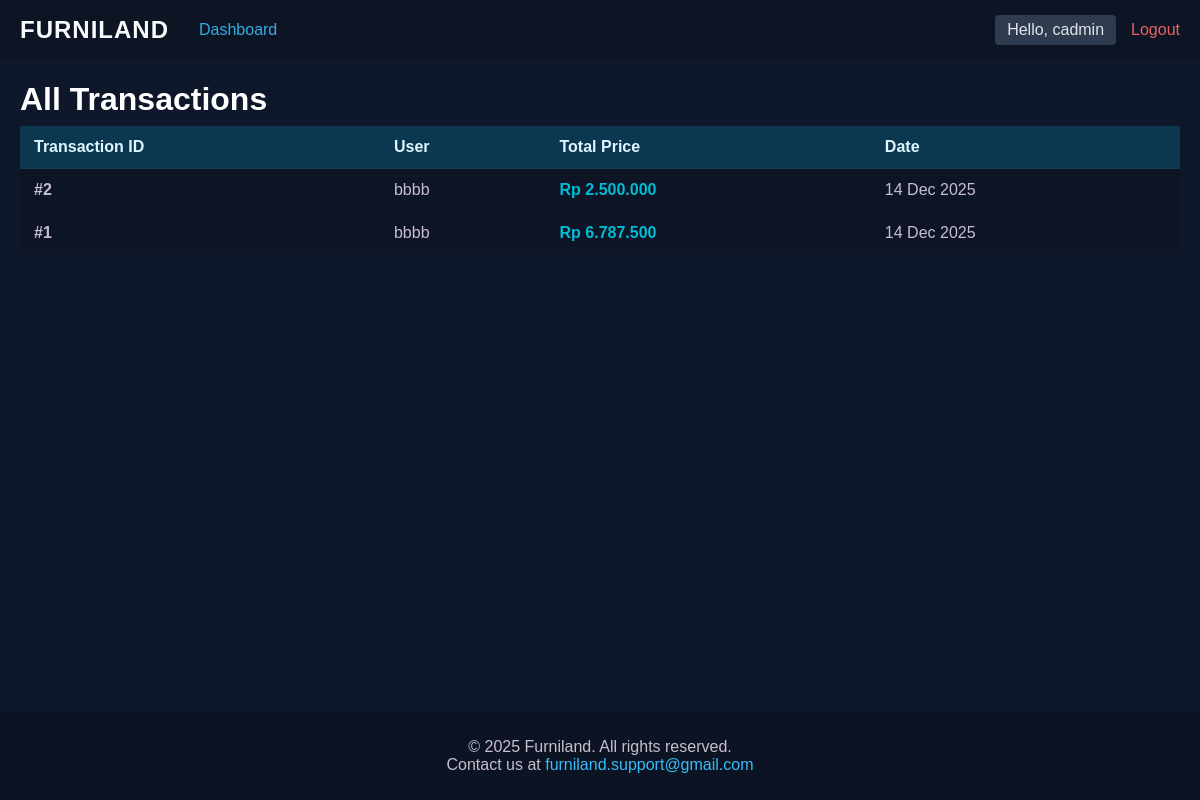
Page /view_transactions.php (signed in) on the committed database.
### tables this page shows
CREATE TABLE `transactions` (
    `transactionID` int(10) NOT NULL,
    `userID` int(10) NOT NULL,
    `totalPrice` float NOT NULL,
    `transactionDate` date NOT NULL
);

CREATE TABLE `users` (
    `userID` int(10) NOT NULL,
    `username` varchar(20) NOT NULL,
    `email` varchar(50) NOT NULL,
    `password` varchar(255) NOT NULL,
    `gender` varchar(6) NOT NULL,
    `dob` date NOT NULL,
    `role` varchar(6) NOT NULL
);

### view_transactions.php (the view, shortened to what this page needs)
<?php
require_once '../config/db.php';
$query = "SELECT t.transactionID, t.totalPrice, t.transactionDate, u.username
          FROM transactions t
          JOIN users u ON t.userID = u.userID
          ORDER BY t.transactionDate DESC";
$result = $conn->query($query);
include '../utils/header.php';
?>
<div class="container manage-container">
    <h1 class="page-title">All Transactions</h1>
    <table class="data-table">
        <thead>
            <tr>
                <th>Transaction ID</th>
                <th>User</th>
                <th>Total Price</th>
                <th>Date</th>
            </tr>
        </thead>
        <tbody>
            <?php if ($result->num_rows > 0): ?>
                <?php while ($row = $result->fetch_assoc()): ?>
                    <tr>
                        <td>
                            <strong>#<?= htmlspecialchars($row['transactionID']) ?></strong>
                        </td>
                        <td>
                            <?= htmlspecialchars($row['username']) ?>
                        </td>
                        <td style="color: #00bcd4; font-weight: bold;">
                            Rp <?= number_format($row['totalPrice'], 0, ',', '.') ?>
                        </td>
                        <td>
                            <?= date("d M Y", strtotime($row['transactionDate'])) ?>
                        </td>
                    </tr>
                <?php endwhile; ?>
            <?php else: ?>
                <tr>
                    <td colspan="4" class="empty-state">No transactions found yet.</td>
                </tr>
            <?php endif; ?>
        </tbody>
    </table>
</div>
<?php include '../utils/footer.php'; ?>

### style.css (style rules this page uses)
:root { --bg-primary: #0f172a; --bg-secondary: #1e293b; --bg-input: #020617; --text-primary: #f8fafc; --text-secondary: #94a3b8; --link-primary: #38bdf8; --link-secondary: #0ea5e9; --border-color: #334155; }
* { margin: 0; padding: 0; box-sizing: border-box; font-family: Verdana, Geneva, Tahoma, sans-serif; }
body { background-color: var(--bg-primary); color: var(--text-primary); min-height: 100vh; display: flex; flex-direction: column; }
.container { max-width: 1200px; margin: 0 auto; padding: 20px; width: 100%; }
.data-table { width:100%; border-collapse: collapse; margin-top: 8px; }
.data-table thead th { background: #0b3750; color: #dff6ff; padding: 12px 14px; text-align: left; font-weight: 800; border-bottom: 1px solid rgba(255,255,255,0.04); }
.data-table tbody tr { background: linear-gradient(180deg, rgba(0,0,0,0.14), rgba(0,0,0,0.10)); }
.data-table tbody tr td { padding: 12px 14px; border-top: 1px solid rgba(255,255,255,0.02); color: rgba(220,209,226,0.9); }
.page-title { color: white; margin-bottom: 5px; }

### rows in the picture
transactions: transactionID "2", userID.username "bbbb", totalPrice "2.500.000", transactionDate "14 Dec 2025"
transactions: transactionID "1", userID.username "bbbb", totalPrice "6.787.500", transactionDate "14 Dec 2025"

### other values in the picture
$name "cadmin"
